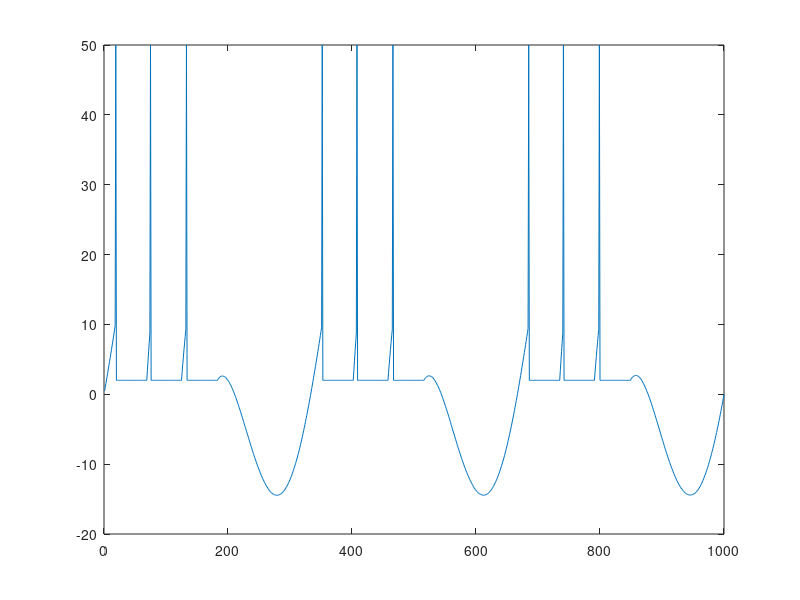
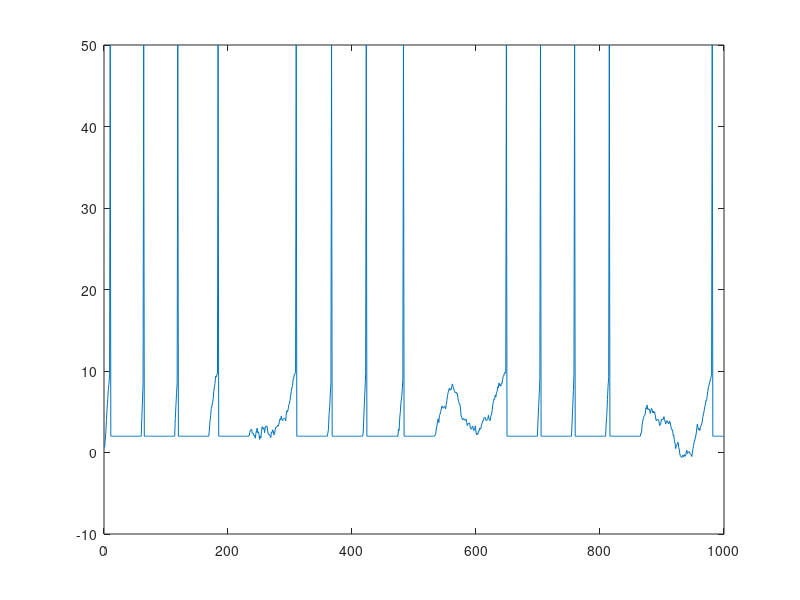

Source code (MATLAB) for these figures, in order: (Note: this script raises an error after producing the figures.)
%% Create 2 LIF neurons with a sinusoidal input current where neuron 1 inhibits neuron 2 with each discharge of an AP
% Created Dan Feeney Jan, 2017 based on Gao 2007 and others. Units are AU
% unless otherwise noted. 

clear
% input current
f = 3; %frequency of stimulation

% capacitance and leak resistance
C = 1; % nF
R = 40; % mohms

% I & F implementation dV/dt = - V/RC + I/C
% Using h = 1 ms step size, Euler method

y = [0:1/1000:1];
A = 1;
f = 3;
I = A*sin(2*pi*f*y) + 0.5;
plot(y,I)

rng(10);
V = 0;
V2 = 0;
tstop = 1000;
I = awgn(I,45);

abs_ref = 50; % AHP duration 
ref = 0; % absolute refractory period counter
ref2 = 0; %counter neuron 2
V_trace = []; % voltage trace for plotting
V_trace2 = []; %Second neuron
V_th = 10; % spike threshold
V_peak = 50; %Spike height

%% Run through time for neuron 1, then for neuron 2
for t = 1:tstop
  
   if ~ref
     V = V - (V/(R*C)) + (I(t)/C);
     V2 = V2 - (V2/(R*C)) + (I(t)/C); 
   else
     ref = ref - 1;
     V = 0.2*V_th; % reset voltage
   end
   
   if (V > V_th)
     V = V_peak;  % Discharge AP
     ref = abs_ref; % set refractory counter
   end

   V_trace = [V_trace V];

end

ind = (V_trace == 50); %Return the indices where neuron 1 discharged an AP.
%% Run for neuron 2 that will receive (-)ive current for each discharge of neuron 1
%Set the negative current to inject into neuron 2 at each index of neuron 1 discharging

I(end) = [];
I2 = I + ind;
for i = 1:length(I)
   if (ind(i) == 1)
       I2(i:i+10) = -0.5:0.05:0;
   end
end
I2 = awgn(I2,10);
I2 = I2 + 0.5;

for t2 = 1:tstop
   if ~ref2
     V2 = V2 - (V2/(R*C)) + (I2(t2)/C); 
   else
     ref2 = ref2 - 1;
     V2 = 0.2*V_th; % reset voltage
   end
   
   if (V2 > V_th)
     V2 = V_peak;  % AP
     ref2 = abs_ref; % set refractory counter
   end

   V_trace2 = [V_trace2 V2];
end

  figure(1)
  plot(V_trace)
  figure(2)
  plot(V_trace2)
  
  %% print out some summary statistics
  num_spikes = sum(V_trace==V_peak);
  spikes2 = sum(V_trace2==V_peak);
  DR = num_spikes/(tstop/1000);
  DR2 = spikes2/(tstop/1000);
  pks = length(findpeaks(I));
  
  %% Make raster of discharges
  V1 = (V_trace==50);
  V2 = (V_trace2==50);
  output = cat(1, V1, V2);
  figure(3)
  plotSpikeRaster(output, 'PlotType', 'scatter')
  
seq = struct();
seq.y = double(output);
seq.T = 1000;
seq.u = ones(2,1000).*0.5;

%% Below is after the latent state trajectories are calcualted from PLDSExample
mscohere(params.model.Xpca(1,:),downsample(I,10),[],[],[],10)
xlim([0 5])
%mscohere(params.model.Xpca(2,:),downsample(clI,10),[],[],[],10)
%plotSpikeRaster(output,'plottype','scatter')
%plot(params.model.Xpca(1,:),'LineWidth',2,'Color',[0 0 0])
% plot(params.model.Xpca(2,:),'LineWidth',2,'Color',[0 0 0])
grid off
box off
set(gcf,'color','w')
set(gca,'TickDir', 'out','LineWidth',2,'TickDir','out','FontSize',16);

plotyy(1:100,params.model.Xpca(1,:),1:100,downsample(I,10))
plot(1:100,params.model.Xpca(1,:))
box off
set(gcf,'color','w')
set(gca,'TickDir', 'out','LineWidth',2,'TickDir','out','FontSize',16);

%% Separately compre frequency content of signals
Fs = 10
[P1,f1] = periodogram(params.model.Xpca(1,:),[],[],Fs,'power');
[P2,f2] = periodogram(I,[],[],1000,'power');

subplot(2,1,1)
plot(f1,P1,'k')
grid
ylabel('P_1')
title('Power Spectrum')
grid off
box off
set(gcf,'color','w')
set(gca,'TickDir', 'out','LineWidth',2,'TickDir','out','FontSize',16);

subplot(2,1,2)
plot(f2,P2,'r')
grid
ylabel('P_2')
xlabel('Frequency (Hz)')
xlim([0 5])
grid off
box off
set(gcf,'color','w')
set(gca,'TickDir', 'out','LineWidth',2,'TickDir','out','FontSize',16);


%% Low pass filter CST
CST = double(sum(output))
fc = 10;  %cutoff freq
fn = 1000/2; %For kinetic data at 100Hz
[b,a]=butter(6,fc/fn,'low');
cst_filt = filtfilt(b,a,CST);
plot(cst_filt)

[s c ph ci phi]= cmtm(cst_filt,I(1:1000),0.01,8,0,0,1)
plot(s,c,'k','linewidth',2);
xlim([1 10])
xlabel('Frequency')
ylabel('Coherence')
box off
set(gcf,'color','w')
set(gca,'TickDir', 'out','LineWidth',2,'TickDir','out','FontSize',16);